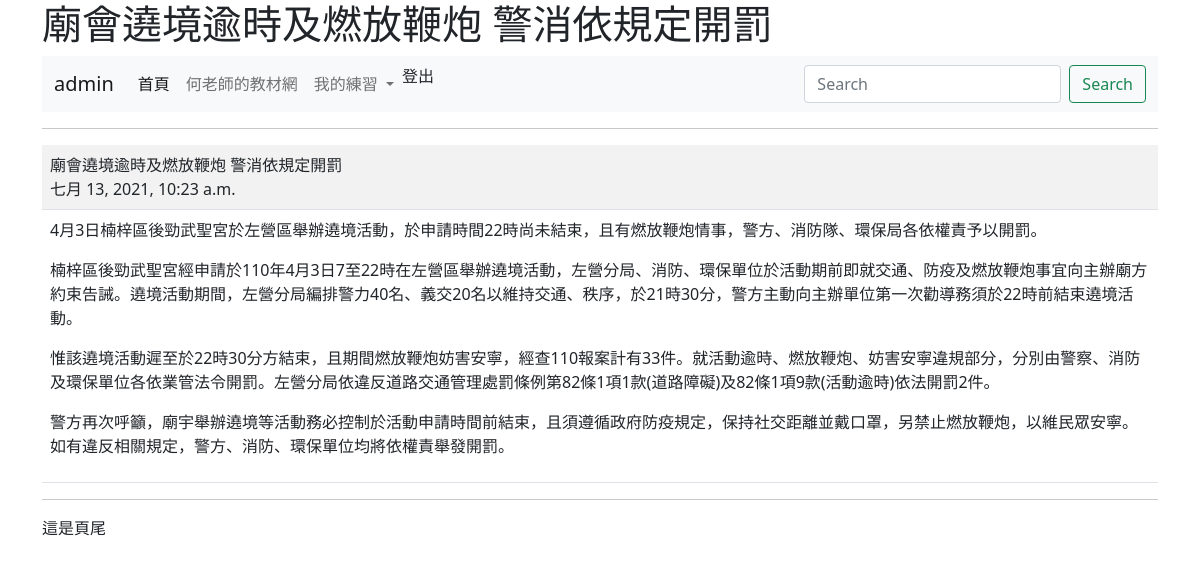
The app's page /show/5/ (signed in) with its own data.
### mysite/models.py (models this page shows, shortened)
class Post(models.Model):
	title = models.CharField(max_length=200)
	content = models.TextField()
	pub_date = models.DateTimeField(default=timezone.now)
	class Meta:
		ordering = ('-pub_date',)

### mysite/views.py (the view)
# urls.py: path('show/<int:id>/',views.show),
@login_required(login_url="/admin/login/")
def show(request, id):
	try:
		post = Post.objects.get(id=id)
	except:
		return redirect("/news/")
	return render(request, "show.html", locals())

### templates/show.html (shortened to what this page needs)
{% extends "base.html" %}
{% block main %}
	<hr>
	<table class="table table-striped">
	   	<tr>
	   		<td>
	   			{{ post.title }}<br>
	   			{{ post.pub_date }}
	   		</td>
		</tr>
		<tr>
			<td>
				{{post.content | linebreaks }}
			</td>
		</tr>
	</table>
{% endblock %}

### templates/menu.html (shortened to what this page needs)
<nav class="navbar navbar-expand-lg navbar-light bg-light">
    <div class="container-fluid">
      <a class="navbar-brand" href="#">{{ request.user.username }}</a>
      <div class="collapse navbar-collapse" id="navbarSupportedContent">
        <ul class="navbar-nav me-auto mb-2 mb-lg-0">
          <li class="nav-item">
            <a class="nav-link active" aria-current="page" href="/">首頁</a>
          </li>
          <li class="nav-item">
            <a class="nav-link" href="https://104.es">何老師的教材網</a>
          </li>
          <li class="nav-item dropdown">
            <a class="nav-link dropdown-toggle" href="#" id="navbarDropdown" role="button" data-bs-toggle="dropdown" aria-expanded="false">
              我的練習
            </a>
          </li>
          {% if request.user.is_authenticated %}
           <li class="nav-item"
            <a class="nav-link" href="/logout/" tabindex="-1">登出</a>
           </li>
          {% else %}
          <li class="nav-item">
            <a class="nav-link" href="/admin/login/?next=/" tabindex="-1">登入</a>
          </li>
          {% endif %}
        </ul>
        <form class="d-flex">
          <input class="form-control me-2" type="search" placeholder="Search" aria-label="搜尋">
          <button class="btn btn-outline-success" type="submit">Search</button>
        </form>
      </div>
    </div>
  </nav>

### records on screen
Post: title "廟會遶境逾時及燃放鞭炮 警消依規定開罰", pub_date "七月 13, 2021, 10:23 a.m.", content "4月3日楠梓區後勁武聖宮於左營區舉辦遶境活動，於申請時間22時尚未結束，且有燃放鞭炮情事，警方、消防隊、環保局各依權責予以開罰。 楠梓區後勁武聖宮經申請於110年4月3日7至22時在左營區舉辦遶境活動，左營分局、消防、環保單位於活動期前即就交通、防疫及燃放鞭炮事宜向主辦廟方約束告誡。遶境活動期間，左營分局編排警力40名、義交20名以維持交通、秩序，於21時30分，警方主動向主辦單位第一次勸導務須於22時前結束遶境活動。 惟該遶境活動遲至於22時30分方結束，且期間燃放鞭炮妨害安寧，經查110報案計有33件。就活動逾時、燃放鞭炮、妨害安寧違規部分，分別由警察、消防及環保單位各依業管法令開罰。左營分局依違反道路交通管理處罰條例第82條1項1款(道路障礙)及82條1項9款(活動逾時)依法開罰2件。 警方再次呼籲，廟宇舉辦遶境等活動務必控制於活動申請時間前結束，且須遵循政府防疫規定，保持社交距離並戴口罩，另禁止燃放鞭炮，以維民眾安寧。如有違反相關規定，警方、消防、環保單位均將依權責舉發開罰。"

### other values on screen
{{ request.user.username }} "admin"
